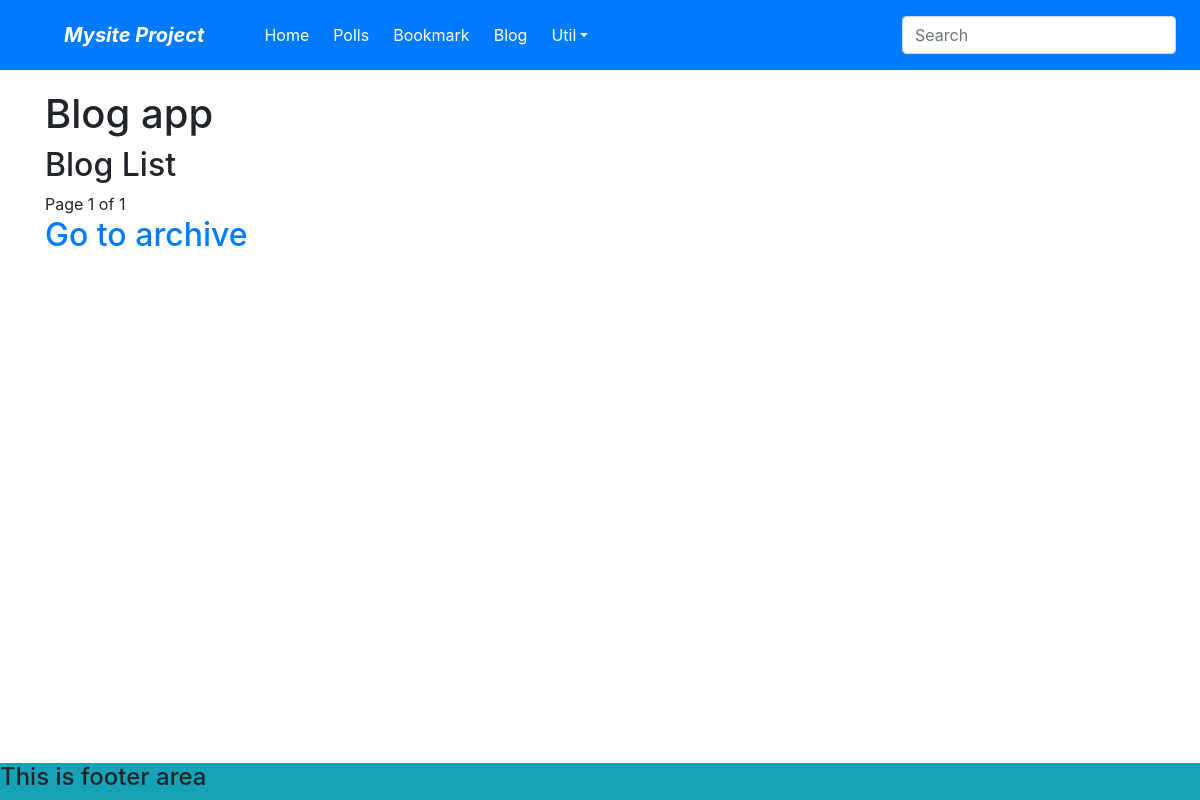
Before: /blog/ with the older database file.
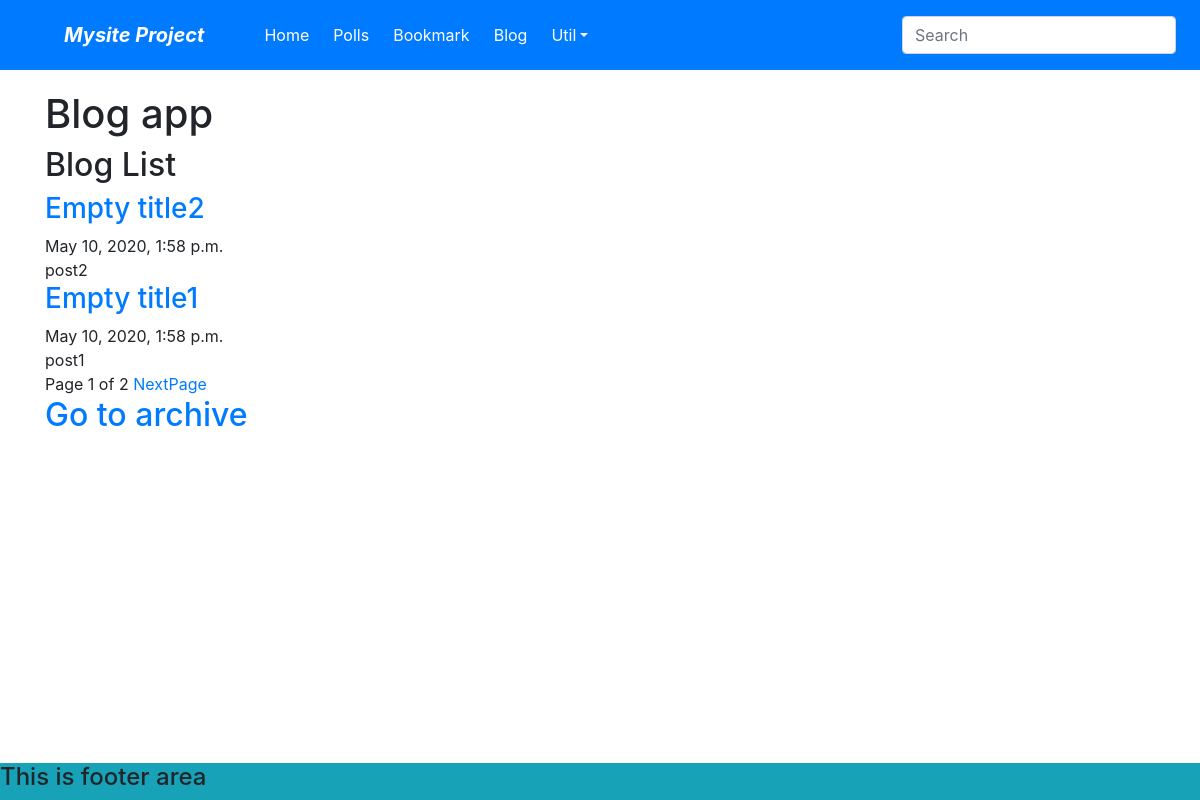
After: the same page with the newer database file.
### blog/models.py (models this page shows, shortened)
class Post(models.Model):
    title = models.CharField(verbose_name='Post_Title', max_length=100, default="Empty title", blank=True)
    slug = models.SlugField(verbose_name='SLUG', unique=True, allow_unicode=True,\
        help_text='one word for title alias.')
    description = models.CharField(verbose_name='Description', max_length=100, blank=True, help_text= 'simple \
        description text.')
    content = models.TextField('CONTENT')
    create_dt = models.DateTimeField('CREATE DATE', auto_now_add=True)
    modify_dt = models.DateTimeField('MODIFIED DATE', auto_now=False)
    class Meta:
        verbose_name = 'posting'
        verbose_name_plural = 'postings'
        db_table = 'blog_posts'
        ordering = ('-modify_dt',)

### blog/views.py (the view)
# urls.py: path('', PostLV.as_view(), name='index'),
class PostLV(ListView):
    model = Post
    template_name = 'blog/post_all.html'
    context_object_name = 'posts'
    paginate_by = 2

### blog/templates/blog/post_all.html (shortened to what this page needs)
{% extends 'home.html' %}
{% block content %}
    {% include 'blog/blogbase.html' %}
    <h2>Blog List</h2>
    {% for p in posts %}
        <h3><a href="{% url 'blog:post_detail' slug=p.slug %}">{{p.title}}</a></h3>
        {{p.modify_dt}}<br/>
        {{p.description}}<br/>
    {% endfor %}
    <div>
        <span>
            Page {{page_obj.number}} of {{page_obj.paginator.num_pages}}
            {% if page_obj.has_next %}
                <a href="?page={{page_obj.next_page_number}}">NextPage</a>
            {% endif %}
        </span>
    </div>
    <h2><a href="{% url 'blog:post_archive' %}">Go to archive</a></h2>
{% endblock %}

Changed rows visible on the page:
added Post: title "Empty title2", modify_dt "May 10, 2020, 1:58 p.m.", description "post2"
added Post: title "Empty title1", modify_dt "May 10, 2020, 1:58 p.m.", description "post1"
Other visible differences:
{{ page_obj.paginator.num_pages }}: "1" → "2"
text now shown: "NextPage"
